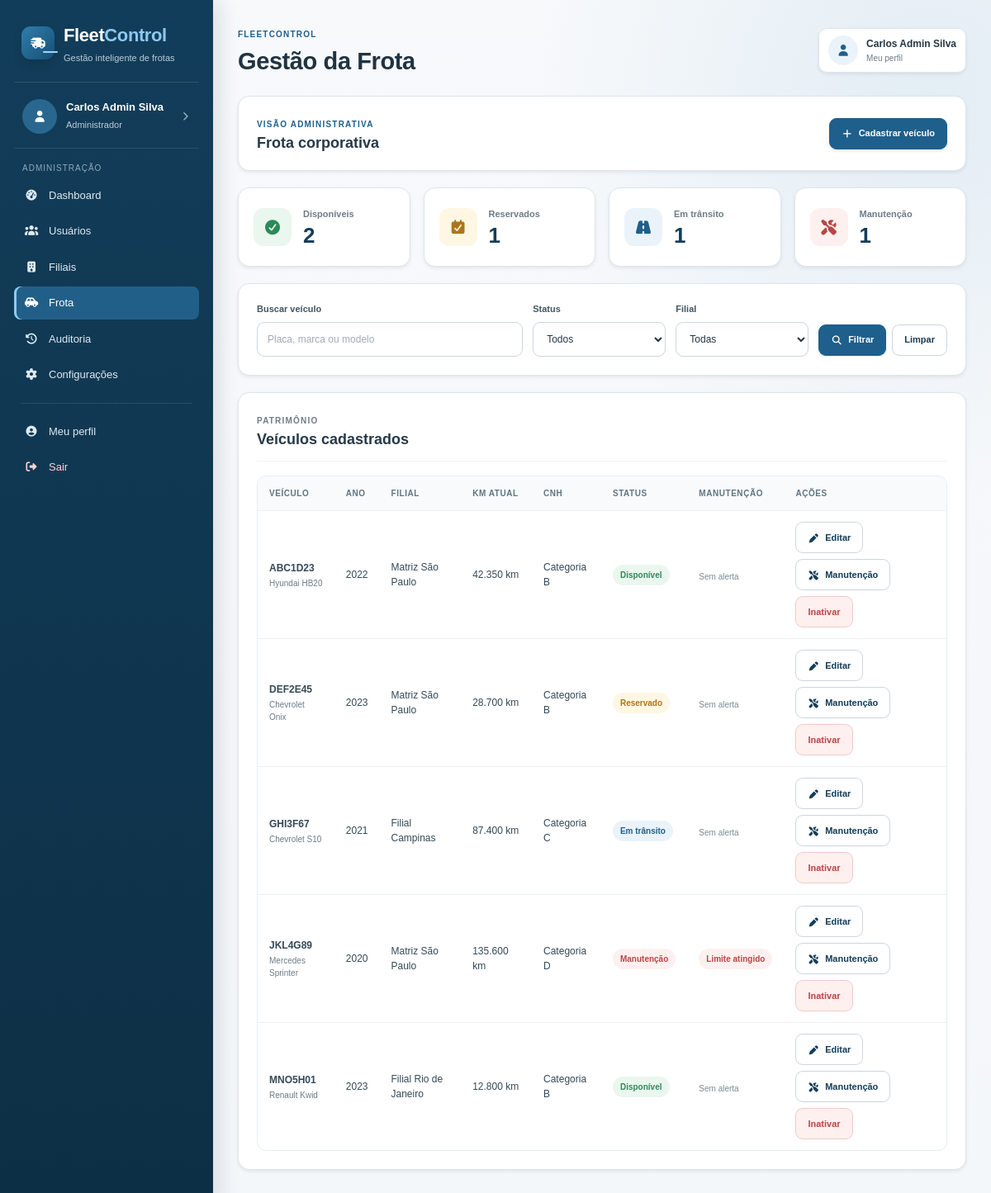
The page /gerente/veiculos.php (signed in) on the database its author committed.
### tables this page shows
CREATE TABLE veiculos (
    id                      INT UNSIGNED    NOT NULL AUTO_INCREMENT,
    placa                   VARCHAR(8)      NOT NULL,
    modelo                  VARCHAR(80)     NOT NULL,
    marca                   VARCHAR(60)     NOT NULL,
    chassi                  VARCHAR(17)     NOT NULL,
    renavam                 VARCHAR(11)     NOT NULL,
    ano                     YEAR            NOT NULL,
    categoria_cnh_exigida   ENUM('A','B','C','D','E') NOT NULL DEFAULT 'B',
    odometro_inicial        INT UNSIGNED    NOT NULL DEFAULT 0,
    odometro_atual          INT UNSIGNED    NOT NULL DEFAULT 0,
    status                  ENUM('disponivel','reservado','em_transito','manutencao') NOT NULL DEFAULT 'disponivel',
    filial_id               INT UNSIGNED    DEFAULT NULL,
    ativo                   TINYINT(1)      NOT NULL DEFAULT 1,
    criado_em               DATETIME        NOT NULL DEFAULT CURRENT_TIMESTAMP,
    PRIMARY KEY (id),
    UNIQUE KEY uq_veiculo_placa   (placa),
    UNIQUE KEY uq_veiculo_chassi  (chassi),
    UNIQUE KEY uq_veiculo_renavam (renavam),
    CONSTRAINT fk_veiculo_filial
        FOREIGN KEY (filial_id) REFERENCES filiais(id)
        ON UPDATE CASCADE ON DELETE SET NULL
);

CREATE TABLE filiais (
    id          INT UNSIGNED    NOT NULL AUTO_INCREMENT,
    nome        VARCHAR(100)    NOT NULL,
    cnpj        VARCHAR(18)     NOT NULL,
    cidade      VARCHAR(80)     NOT NULL,
    estado      CHAR(2)         NOT NULL,
    endereco    VARCHAR(200)    NOT NULL,
    imagem      VARCHAR(255)    DEFAULT NULL,
    ativo       TINYINT(1)      NOT NULL DEFAULT 1,
    criado_em   DATETIME        NOT NULL DEFAULT CURRENT_TIMESTAMP,
    PRIMARY KEY (id),
    UNIQUE KEY uq_filial_cnpj (cnpj)
);

### funcoes.php (called while the page is built, shortened)
<?php
function escapar($texto)
{
    return htmlspecialchars((string) $texto, ENT_QUOTES, 'UTF-8');
}
function status_veiculo_nome($status)
{
    $nomes = [
        'disponivel' => 'Disponível',
        'reservado' => 'Reservado',
        'em_transito' => 'Em trânsito',
        'manutencao' => 'Manutenção'
    ];
    return $nomes[$status] ?? ucfirst(str_replace('_', ' ', $status));
}
function classe_status($status)
{
    $classes = [
        'disponivel' => 'disponivel',
        'reservado' => 'reservada',
        'em_transito' => 'transito',
        'manutencao' => 'manutencao',
        'agendada' => 'reservada',
        'em_andamento' => 'andamento',
        'concluida' => 'concluida',
        'cancelada' => 'cancelada',
        'pendente' => 'reservada',
        'concluido' => 'concluida',
        'cancelado' => 'cancelada'
    ];
    return $classes[$status] ?? 'andamento';
}
?>

### gerente/veiculos.php (the view, shortened to what this page needs)
<?php
include "../conexao.php";
include "../funcoes.php";
$perfil_atual = $_SESSION['usuario']['perfil'];
$visao_global = $perfil_atual === 'admin';
$busca = trim($_GET['busca'] ?? '');
$sql_lista =
    "SELECT v.*, f.nome AS filial,
            (
                SELECT MIN(p.km_limite - v.odometro_atual)
                FROM planos_manutencao p
                WHERE p.veiculo_id = v.id
                  AND p.status = 'pendente'
            ) AS km_proxima_manutencao
     FROM veiculos v
     LEFT JOIN filiais f ON f.id = v.filial_id
     WHERE v.ativo = 1";
$sql_lista .= " ORDER BY v.placa";
$query = $sql->prepare($sql_lista);
$query->execute();
$lista = $query->get_result();
$sql_contagem =
    "SELECT status, COUNT(*) AS total
     FROM veiculos
     WHERE ativo = 1";
$sql_contagem .= " GROUP BY status";
$contagens = [
    'disponivel' => 0,
    'reservado' => 0,
    'em_transito' => 0,
    'manutencao' => 0
];
$resultado_contagem = $sql->query($sql_contagem);
while ($linha = $resultado_contagem->fetch_assoc()) {
    $contagens[$linha['status']] = (int) $linha['total'];
}
include '../cabecalho.php';
?>
<div class="dashboard-intro painel shadow-sm">
    <div>
        <span class="etiqueta"><?php echo $visao_global ? 'Visão administrativa' : 'Nível 2 - Gestão da filial'; ?></span>
        <h3>Frota corporativa</h3>
    </div>
    <a href="veiculo-form.php" class="botao botao-principal shadow-sm">
        <i class="fa-solid fa-plus"></i>
        Cadastrar veículo
    </a>
</div>
<div class="cards cards-quatro compactos">
    <a href="veiculos.php?status=disponivel" class="card-info shadow-sm">
        <span class="card-icone verde"><i class="fa-solid fa-circle-check"></i></span>
        <div>
            <span>Disponíveis</span>
            <strong><?php echo $contagens['disponivel']; ?></strong>
        </div>
    </a>
    <a href="veiculos.php?status=reservado" class="card-info shadow-sm">
        <span class="card-icone amarelo"><i class="fa-solid fa-calendar-check"></i></span>
        <div>
            <span>Reservados</span>
            <strong><?php echo $contagens['reservado']; ?></strong>
        </div>
    </a>
    <a href="veiculos.php?status=em_transito" class="card-info shadow-sm">
        <span class="card-icone"><i class="fa-solid fa-road"></i></span>
        <div>
            <span>Em trânsito</span>
            <strong><?php echo $contagens['em_transito']; ?></strong>
        </div>
    </a>
    <a href="veiculos.php?status=manutencao" class="card-info shadow-sm">
        <span class="card-icone vermelho"><i class="fa-solid fa-screwdriver-wrench"></i></span>
        <div>
            <span>Manutenção</span>
            <strong><?php echo $contagens['manutencao']; ?></strong>
        </div>
    </a>
</div>
<div class="painel shadow-sm">
    <form method="GET" class="filtros">
        <div class="input-box filtro-busca">
            <label for="busca">Buscar veículo</label>
            <input
                type="text"
                id="busca"
                name="busca"
                placeholder="Placa, marca ou modelo"
                value="<?php echo escapar($busca); ?>"
            >
        </div>
        <div class="input-box">
            <label for="status">Status</label>
            <select id="status" name="status">
                <option value="">Todos</option>
            </select>
        </div>
        <?php if ($visao_global): ?>
            <div class="input-box">
                <label for="filial_id">Filial</label>
                <select id="filial_id" name="filial_id">
                    <option value="0">Todas</option>
                </select>
            </div>
        <?php endif; ?>
        <div class="filtro-acoes">
            <button class="botao botao-principal" type="submit">
                <i class="fa-solid fa-magnifying-glass"></i>
                Filtrar
            </button>
            <a href="veiculos.php" class="botao botao-secundario">Limpar</a>
        </div>
    </form>
</div>
<div class="painel shadow-sm">
    <div class="painel-titulo">
        <div>
            <span class="mini-etiqueta">Patrimônio</span>
            <h3>Veículos cadastrados</h3>
        </div>
    </div>
    <div class="tabela-wrap">
        <table>
            <thead>
                <tr>
                    <th>Veículo</th>
                    <th>Ano</th>
                    <th>Filial</th>
                    <th>KM atual</th>
                    <th>CNH</th>
                    <th>Status</th>
                    <th>Manutenção</th>
                    <th>Ações</th>
                </tr>
            </thead>
            <tbody>
                <?php while ($veiculo = $lista->fetch_assoc()): ?>
                    <tr>
                        <td>
                            <strong><?php echo escapar($veiculo['placa']); ?></strong>
                            <small class="tabela-subtexto"><?php echo escapar($veiculo['marca'] . ' ' . $veiculo['modelo']); ?></small>
                        </td>
                        <td><?php echo escapar($veiculo['ano']); ?></td>
                        <td><?php echo escapar($veiculo['filial'] ?? '-'); ?></td>
                        <td><?php echo number_format($veiculo['odometro_atual'], 0, ',', '.'); ?> km</td>
                        <td>Categoria <?php echo escapar($veiculo['categoria_cnh_exigida']); ?></td>
                        <td>
                            <span class="status <?php echo classe_status($veiculo['status']); ?>">
                                <?php echo escapar(status_veiculo_nome($veiculo['status'])); ?>
                            </span>
                        </td>
                        <td>
                            <?php if ($veiculo['km_proxima_manutencao'] !== null && (int) $veiculo['km_proxima_manutencao'] <= 500): ?>
                                <span class="status <?php echo (int) $veiculo['km_proxima_manutencao'] <= 0 ? 'cancelada' : 'reservada'; ?>">
                                    <?php
                                    echo (int) $veiculo['km_proxima_manutencao'] <= 0
                                        ? 'Limite atingido'
                                        : number_format($veiculo['km_proxima_manutencao'], 0, ',', '.') . ' km';
                                    ?>
                                </span>
                            <?php else: ?>
                                <span class="texto-ajuda">Sem alerta</span>
                            <?php endif; ?>
                        </td>
                        <td>
                            <div class="acoes-tabela">
                                <a class="botao botao-secundario" href="veiculo-form.php?id=<?php echo $veiculo['id']; ?>">
                                    <i class="fa-solid fa-pen"></i>
                                    Editar
                                </a>
                                <a class="botao botao-secundario" href="manutencoes.php?veiculo_id=<?php echo $veiculo['id']; ?>">
                                    <i class="fa-solid fa-screwdriver-wrench"></i>
                                    Manutenção
                                </a>
                                <form method="POST" class="form-acao-inline">
                                    <button
                                        class="botao botao-perigo"
                                        type="submit"
                                        name="inativar_veiculo"
                                        onclick="return confirm('Inativar este veículo?');"
                                    >
                                        Inativar
                                    </button>
                                </form>
                            </div>
                        </td>
                    </tr>
                <?php endwhile; ?>
            </tbody>
        </table>
    </div>
</div>
<?php
include '../rodape.php';
?>

### rows shown on the page
veiculos: placa "ABC1D23", marca+modelo "Hyundai HB20", ano "2022", filial.nome "Matriz São Paulo", odometro_atual "42.350", categoria_cnh_exigida "B", status "Disponível", shows "Sem alerta"
veiculos: placa "DEF2E45", marca+modelo "Chevrolet Onix", ano "2023", filial.nome "Matriz São Paulo", odometro_atual "28.700", categoria_cnh_exigida "B", status "Reservado", shows "Sem alerta"
veiculos: placa "GHI3F67", marca+modelo "Chevrolet S10", ano "2021", filial.nome "Filial Campinas", odometro_atual "87.400", categoria_cnh_exigida "C", status "Em trânsito", shows "Sem alerta"
veiculos: placa "JKL4G89", marca+modelo "Mercedes Sprinter", ano "2020", filial.nome "Matriz São Paulo", odometro_atual "135.600", categoria_cnh_exigida "D", status "Manutenção", shows "Limite atingido"
veiculos: placa "MNO5H01", marca+modelo "Renault Kwid", ano "2023", filial.nome "Filial Rio de Janeiro", odometro_atual "12.800", categoria_cnh_exigida "B", status "Disponível", shows "Sem alerta"

### other values the page prints
escapar($nome_atual) "Carlos Admin Silva"
escapar(perfil_nome($perfil_atual)) "Administrador"
escapar($titulo) "Gestão da Frota"
escapar($_SESSION['usuario']['nome'] ?? 'Usuário') "Carlos Admin Silva"
$contagens['disponivel'] "2"
$contagens['reservado'] "1"
$contagens['em_transito'] "1"
$contagens['manutencao'] "1"
